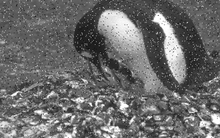
%> input picture Code and Images/Noisy.png, 220 x 138 px, shrunk from 756 x 474 before the run
$ octave Task3.m   (GNU Octave 9; MATLAB toolbox functions it lacks are replaced by stand-ins)
%> lines starting %> are read from the running program, lines starting %| are printed output that depends on the picture
% MATLAB script for Assessment Item-1
% Task-3
clear; close all; clc;

%read in the input image
I = imread('Noisy.png');
%> I is the input picture: size 138x220x3 uint8; min 9, max 255, mean 107.4

%convert the image to greyscale
Igray = rgb2gray(I);

%store the dimensions of the input image
[x y] = size(Igray);
%> x = 138; y = 220

%set the size of the structuring element
kernel = 5;

%pad the matrix with 0's to accomodate the structuring element
padded = padarray(Igray,[2 2]);
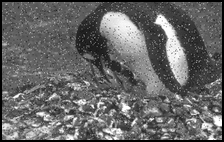
%> padded: size 142x224 uint8; min 0, max 255, mean 102.5

%create a new matrix to display the output of average filtering
outputavg = uint8(zeros(x,y));


%the for loop iterates over every pixel with X and Y being used as end
%conditions
for h=1:x
    for j=1:y
        %sum is declared here so that it is reset to 0 after the kernel
        %loops end
        sum = 0;
        %these two for loops run the length and bredth of the kernel
        for k=1:kernel
            for l=1:kernel
                %we divide the value of current pixel at position in the
                %kernel by the kernel squared to avoid having to average
                %later
                sum = sum + (1/(kernel*kernel))*padded(k+(h-1),l+(j-1));
            end
        end
         %the pixel value at current index is equal to the value of sum
         outputavg(h,j) = sum;

    end
end
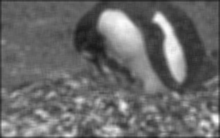
%> outputavg: size 138x220 uint8; min 25, max 250, mean 106

%create a uint8 matrix for the output of median filtering
outputmed = uint8(zeros(x,y));

%the for loop iterates over every pixel with X and Y being used as end
%conditions
for h=1:x
    for j=1:y
        %store is an array initialised here so after the kernel loop
        %finishes we remove any values from it
        store = [];
        %these two for loops run the length and bredth of the kernel
        for k=1:kernel
            for l=1:kernel
                % we take the current value of the image at both kernel
                % index and image position and push it to the end of store
                store(end+1) = padded(k+(h-1),l+(j-1));
            end
        end
        %we take the median of the store array and store it at the current
        %pixel in the first two loops
         outputmed(h,j) = median(store);
    end
end
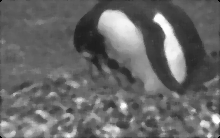
%> outputmed: size 138x220 uint8; min 0, max 254, mean 104.2
%> after the loop, store = 25 values, max 178 at index 2, min 0 at index 4, mean 49.48

%we display each image side by side to illustrate the differences.
figure; imshow(outputavg); title("Averaging filtering:");
figure; imshow(outputmed); title("Median Filtering");

$ run again, with Code and Images/SC.png copied over Code and Images/Noisy.png
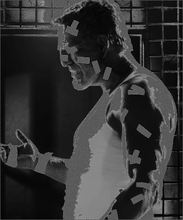
%> input picture Code and Images/SC.png, 183 x 220 px, shrunk from 400 x 480 before the run
%> I is the input picture: size 220x183 uint8; min 0, max 151, mean 51.7
%> after the loop `for h=1:x`:
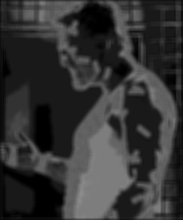
%> outputavg: size 220x183 uint8; min 0, max 142, mean 52
%> after the loop `for h=1:x`:
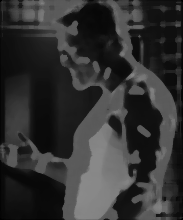
%> outputmed: size 220x183 uint8; min 0, max 138, mean 50.1
%> after the loop `for h=1:x`: store = 25 values, max 84 at index 13, min 0 at index 4, mean 22.36
